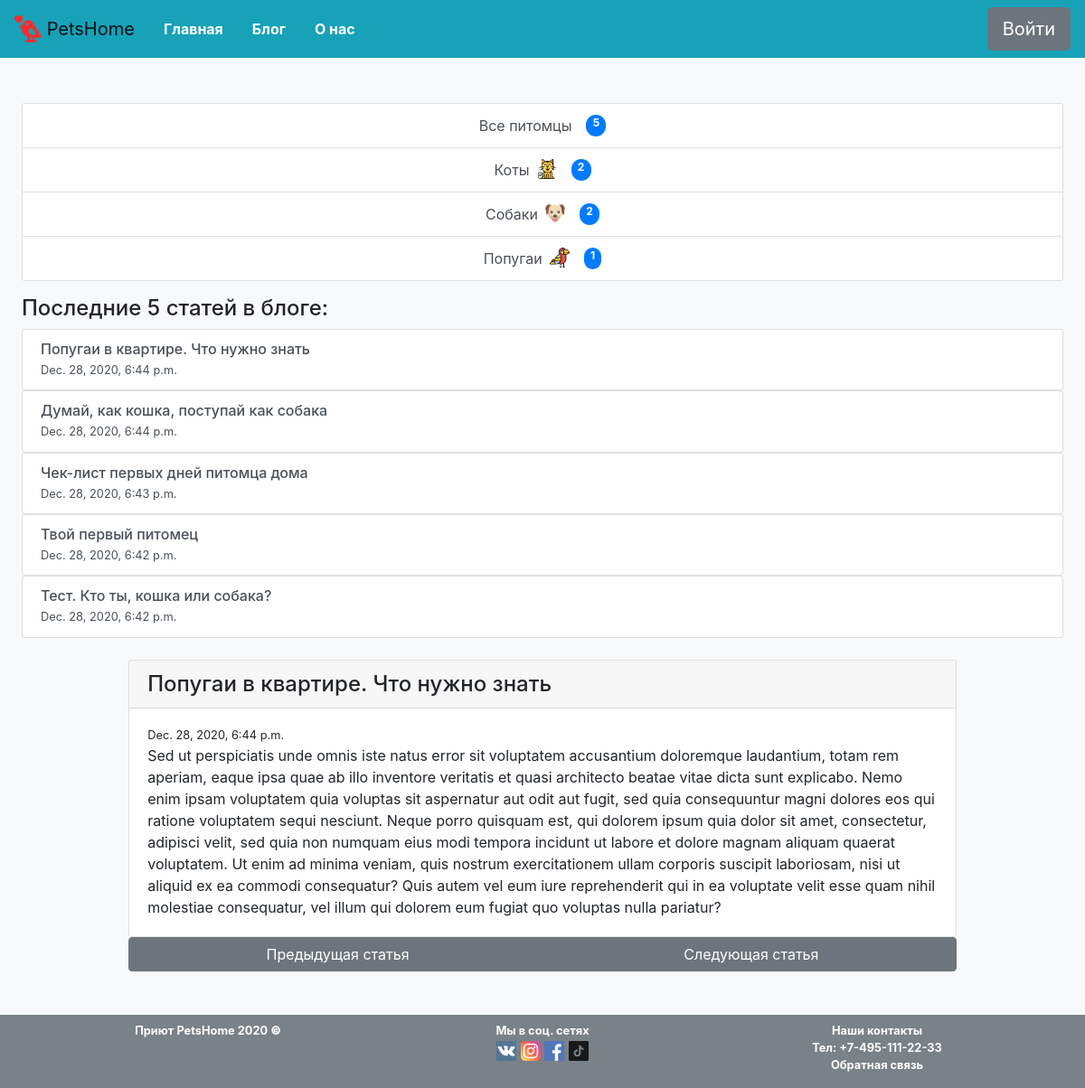
The page /blog/7 on the database its author committed.
### pets/models.py (models this page shows, shortened)
class Animal (models.Model):
    CAT = 'Коты'
    DOG = 'Собаки'
    PARROT = 'Попугаи'
    ANIMAL_TYPE = [
        (CAT,'Коты'),
        (DOG, 'Собаки'),
        (PARROT, 'Попугаи'),
    ]
    type = models.CharField(max_length= 30, choices=ANIMAL_TYPE, verbose_name='Тип животного')
    icon = models.ImageField(upload_to='animal_icons/%Y/%m/%d', blank=True, verbose_name='Иконка животного')
    slug = models.SlugField(default='', unique=True)

class Pet (models.Model):
    MALE = 'Мальчик'
    FEMALE = 'Девочка'
    PET_SEX = [
        (MALE,'Мальчик'),
        (FEMALE, 'Девочка'),
    ]
    nickname = models.CharField(max_length=80, verbose_name='Кличка питомца')
    sex = models.CharField (max_length = 10, choices= PET_SEX, verbose_name='Пол питомца')
    breed = models.ForeignKey(Breed, on_delete= models.CASCADE, verbose_name='Порода питомца')
    description = models.TextField(verbose_name='Описание')
    date_enter = models.DateField(default=datetime.date.today(), verbose_name='Дата поступления')
    type = models.ForeignKey(Animal, on_delete=models.CASCADE, verbose_name='Тип питомца')
    year = models.SmallIntegerField(verbose_name='Возраст питомца')
    photo = models.ImageField(upload_to='pet_images/%Y/%m/%d', blank=True, verbose_name='Фото питомца')
    like = models.SmallIntegerField (default=0, verbose_name='Лайки')
    vetpasport = models.BooleanField(default= False,verbose_name='Наличие ветпаспорта у питомца')

class Blog (models.Model):
    title = models.CharField(max_length= 200, verbose_name='Название статьи')
    date = models.DateTimeField(default=timezone.now, verbose_name='Дата опубликования')
    blogpost = models.TextField(verbose_name='Текст сообщения')
    small_decc = models.CharField(max_length = 50, blank=True, verbose_name='Короткий текст сообщения')

### pets/views.py (the view)
# urls.py: path('blog/<int:pk>', views.BlogDetailView.as_view(), name='blog'),
class BlogDetailView(DetailView):
    model = models.Blog
    template_name = 'blogpost.html'
    def get_context_data(self, **kwargs):
        context = super().get_context_data(**kwargs)
        context["animal"] = models.Animal.objects.all()
        context["pets_count"] = models.Pet.objects.all()
        context["blog5"] = models.Blog.objects.all().order_by('-pk')[:5]
        return context

### pets/templatetags/poll_extras.py (called while the page is built)
def add_plus(value):
    return int(value) + 1

def add_minus(value):
    return int(value) - 1

### pets/templates/blogpost.html
{% extends 'base.html' %}
{% load poll_extras %}
{% block main %}
    <div class="col-10 d-flex flex-column">
        <div class="card ">
            <h4 class="card-header">{{ object.title }}</h4>
            <div class="card-body">
                <small>{{object.date}}</small>
                <p class="card-text">{{object.blogpost}}</p>
            </div>
        </div>
        <div class="btn-group d-flex flex-row" role="group" aria-label="Basic example">
            <a href="/blog/{{ object.pk | add_minus }}" class="text-white btn btn-secondary">Предыдущая статья</a>
            <a href="/blog/{{ object.pk | add_plus }}" class="text-white btn btn-secondary">Следующая статья</a>
        </div>
    </div>
{% endblock %}

### pets/templates/base.html (shortened to what this page needs)
{% load static %}
<html lang="ru">
<head>
    {% block bootstrap_header %}
    <link rel="stylesheet" href="https://cdn.jsdelivr.net/npm/bootstrap@4.5.3/dist/css/bootstrap.min.css">
    {% endblock bootstrap_header %}
    <link rel="stylesheet" href='{% static "CSS\main.css" %}'>
</head>
<body>
    <header>
        <nav class="navbar navbar-expand-lg navbar-light bg-info d-flex flex-wrap">
            <a class="navbar-brand" href="/">
                <img src="{% static 'Images/love-birds2.png' %}" width="30" height="30" class="d-inline-block align-top " alt="">
                PetsHome
              </a>
            <div class="collapse navbar-collapse justify-content-center d-flex flex-wrap" >
                <ul class="nav mr-auto justify-content-center">
                    <li class="nav-item active">
                        <a class="nav-link text-white font-weight-bold" href="/">Главная<span class="sr-only">(current)</span></a>
                    </li>
                    <li class="nav-item">
                        <a class="nav-link text-white font-weight-bold" href="/blog/">Блог</a>
                    </li>
                    <li class="nav-item">
                        <a class="nav-link text-white font-weight-bold" href="/aboutus/">О нас</a>
                    </li>
                </ul>
                <form class="form-inline my-2 my-lg-0">
                    <button class="btn btn-secondary btn-lg my-2 my-sm-0" type="submit">Войти</button>
                </form>
            </div>
        </nav>
    </header>
    <main>
        <div class="row main-wrap mb-5 d-flex flex-wrap">
            <div class="col-2 menu-block-size">
                <div class="list-group mb-3">
                    <a href="/" class="list-group-item list-group-item-action d-flex justify-content-between ">
                      Все питомцы
                      <span class=" ml-3 badge badge-primary badge-pill">{{ pets_count|length }}</span>
                    </a>
                    {% for pet in animal %}
                    <a href="/pets/{{ pet.slug }}" id="{{ pet.type }}" class=" list-group-item list-group-item-action d-flex justify-content-between">
                    {{ pet.type }}
                        <img class="mr-3 ml-2" src='{{ pet.icon.url }}' style="height: 22px; width: 22px">
                        <span class="badge badge-primary badge-pill">{{ pet.pet_set.all|length }}</span>
                    {% endfor %}
                    </a>
                </div>
                <div class="mb-4">
                    <h4 class="h4">Последние 5 статей в блоге:</h4>
                    {% for blog in blog5  %}
                    <div class="list-group">
                        <a href="/blog/{{ blog.pk }}" class="list-group-item list-group-item-action flex-column align-items-start">
                        <div class="d-flex w-100 flex-column">
                            <h6 class="h6 mb-1">{{ blog.title }}</h6>
                            <small>{{ blog.date }}</small>
                        </div>
                        </a>
                    </div>
                    {% endfor %}
                </div>
            </div>
            {% block main %}
            {% endblock %}
        </div>
    </main>
    <footer class="bg-secondary" style="opacity: 0.9;" >
        <div class="container footer-container d-flex flex-row flex-wrap pt-2 ">
            <small class="col-4 text-white text-center font-weight-bold footer-wrap-size mb-3">Приют PetsHome 2020 <strong>&copy;</strong></small>
            <div class="col-4 text-white text-center d-flex flex-column footer-wrap-size mb-3">
                <small class="text-white text-center font-weight-bold">Мы в соц. сетях</small>
                <div class="social ">
                    <a href="#"><img src="{% static 'Images\vk.svg' %}" style="height: 22px; width: 22px" alt='VK'></a>
                    <a href="#"><img src="{% static 'Images\instagram.svg' %}" style="height: 22px; width: 22px" alt='instagram'></a>
                    <a href="#"><img src="{% static 'Images\facebook.svg' %}" style="height: 22px; width: 22px" alt='facebook'></a>
                    <a href="#"><img src="{% static 'Images\tiktok.svg' %}" style="height: 22px; width: 22px" alt='tiktok'></a>
                </div>
            </div>
            <address class="col-4 d-flex flex-column footer-wrap-size mb-3">
                <small class="text-white text-center font-weight-bold">
                    Наши контакты</br>
                    Тел: +7-495-111-22-33</br>
                    <a href="mailto:#" class="text-white text-center">Обратная связь</a>
                </small>
            </address>
        </div>
    </footer>
</body>
</html>

### asset/CSS/main.css (style rules this page uses)
.main-wrap { margin-top: 50px; }
body { background-color: #F8F9FA; }
main { margin: 0 2vw; background-color:#F8F9FA; }
li { list-style-type: none; }
.menu-block-size { min-width: 200px; }
.footer-wrap-size { min-width: 168px; }
@media screen and (max-width: 1236px) { .col-2 { flex: 0 0 80%; max-width: 80%; margin: 0 auto; } }
@media screen and (max-width: 1236px) { .col-10 { flex: 0 0 80%; max-width: 80%; margin: 0 auto; } }
@media screen and (max-width: 1236px) { .menu-block-size { min-width: 100%; } }
@media screen and (max-width: 1236px) { .justify-content-between { justify-content: center!important } }

### rows shown on the page
Animal: type "Коты", icon (picture), pet_set.all|length "2"
Animal: type "Собаки", icon (picture), pet_set.all|length "2"
Animal: type "Попугаи", icon (picture), pet_set.all|length "1"
Blog: title "Попугаи в квартире. Что нужно знать", date "Dec. 28, 2020, 6:44 p.m.", blogpost "Sed ut perspiciatis unde omnis iste natus error sit voluptatem accusantium doloremque laudantium, totam rem aperiam, eaque ipsa quae ab illo inventore veritatis et quasi architecto beatae vitae dicta sunt explicabo. Nemo enim ipsam voluptatem quia voluptas sit aspernatur aut odit aut fugit, sed quia consequuntur magni dolores eos qui ratione voluptatem sequi nesciunt. Neque porro quisquam est, qui dolorem ipsum quia dolor sit amet, consectetur, adipisci velit, sed quia non numquam eius modi tempora incidunt ut labore et dolore magnam aliquam quaerat voluptatem. Ut enim ad minima veniam, quis nostrum exercitationem ullam corporis suscipit laboriosam, nisi ut aliquid ex ea commodi…"
Blog: title "Думай, как кошка, поступай как собака", date "Dec. 28, 2020, 6:44 p.m."
Blog: title "Чек-лист первых дней питомца дома", date "Dec. 28, 2020, 6:43 p.m."
Blog: title "Твой первый питомец", date "Dec. 28, 2020, 6:42 p.m."
Blog: title "Тест. Кто ты, кошка или собака?", date "Dec. 28, 2020, 6:42 p.m."

### other values the page prints
{{ pets_count|length }} "5"
